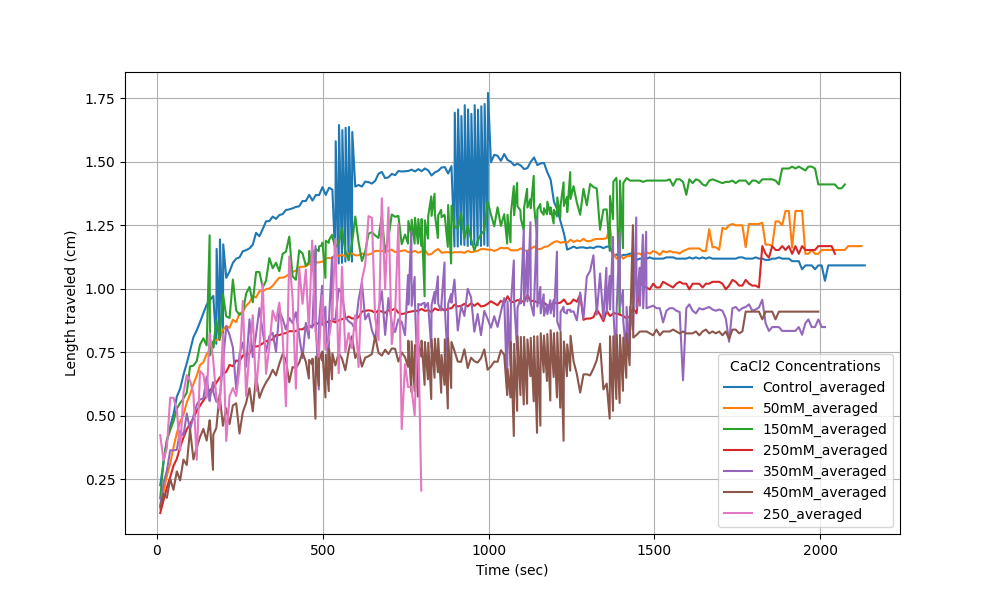
#> input picture Distance_time_All.png, 1000 x 600 px; its folder holds only this picture in this run
$ python -i LateralFlow_readout.py   (imports and definitions only)
#> lines starting #> are read from the running program, lines starting #| are printed output that depends on the picture
# Import necessary libraries
import cv2
import numpy as np
import csv
from pathlib import Path
import re
import os
from PyQt5.QtWidgets import QApplication, QFileDialog
import sys


# Define rotation function
def rotate_frame(frame, direction='anticlockwise'):
    if direction == 'clockwise':
        return cv2.rotate(frame, cv2.ROTATE_90_CLOCKWISE)
    elif direction == 'anticlockwise':
        return cv2.rotate(frame, cv2.ROTATE_90_COUNTERCLOCKWISE)
    elif direction == 'flip':
        return cv2.rotate(frame, cv2.ROTATE_180)
    else:
        raise ValueError("Direction must be 'clockwise', 'anticlockwise', or 'flip'")

# ────────────────────────────────────────────────
# VIDEO INPUT & FIRST FRAME FOR ROI SELECTION
# ────────────────────────────────────────────────
# [1 line that did not run here, left out]
# [2 lines not run here, left out]

# [6 lines that did not run here, left out]

# [4 lines not run here, left out]
# video_path = "C:/Users/rojan/Documents/FSU/LateralFlowExperiments/8Jan2026/IMG_0316.MOV"
#"C:/Users/rojan/Documents/FSU/LateralFlowExperiments/15Jan2026/IMG_2318.MOV"
#"C:/Users/rojan/Documents/FSU/LateralFlowExperiments/8Jan2026/IMG_0321.MOV"  # ← change this

# Create a Path object
# [1 line that did not run here, left out]
# Get folder name and original filename parts
# [1 line that did not run here, left out]
# Access the components and slice the last parts, then join them
# [1 line that did not run here, left out]
# the last number:
# [1 line that did not run here, left out]
#print(last_number) # Output: 0316

# [4 lines not run here, left out]

# Read first frame for ROI selection
target_frame_number = 0
# [1 line not run here, left out]
# [1 line that did not run here, left out]
# [3 lines not run here, left out]

# Rotate once — this orientation will be used for all processing
# [1 line that did not run here, left out]

# Reset capture to beginning for later processing
# [9 lines not run here, left out]

rois = []                    # list of assay ROIs: [(x,y,w,h), ...]

# 1. Select assay ROIs (viewing windows where blood moves)
num_assays = 2  # ← CHANGE THIS to match your experiment

# [27 lines not run here, left out]

# Global variables for mouse clicks
calibration_points = []
# [1 line that did not run here, left out]

# Draw existing assay ROIs on the drawing frame for context
# [4 lines not run here, left out]

# Mouse callback function to capture two points
def mouse_callback(event, x, y, flags, param):
    global calibration_points, drawing_frame
    if event == cv2.EVENT_LBUTTONDOWN:
        calibration_points.append((x, y))
        # Draw a small circle at the clicked point
        cv2.circle(drawing_frame, (x, y), 5, (0, 0, 255), -1)  # Red circle
        cv2.imshow("Calibrate Tape Scale", drawing_frame)

        if len(calibration_points) == 2:
            # Draw the line between the two points
            cv2.line(drawing_frame, calibration_points[0], calibration_points[1], (255, 0, 0), 2)  # Blue line
            cv2.imshow("Calibrate Tape Scale", drawing_frame)

# Create window and set mouse callback
# [41 lines not run here, left out]
# ────────────────────────────────────────────────
# VIDEO PROCESSING PARAMETERS
# ────────────────────────────────────────────────

# [1 line that did not run here, left out]
# [1 line that did not run here, left out]

blood_detection_threshold = 20           # red pixels needed to detect start
measurement_interval_seconds = 10.0        # measure every X seconds after blood appears
# [1 line that did not run here, left out]

# Threshold to detect black/empty frames (mean pixel intensity)
black_frame_threshold = 5.0  # Adjust if needed; if mean < this, consider black

start_frames = [None] * len(rois)
measurements = [[] for _ in range(len(rois))]

frame_num = 0

# [138 lines not run here, left out]

# ────────────────────────────────────────────────
# SAVE RESULTS
# ────────────────────────────────────────────────
Col_names=['Control_REST','50mM_REST','150mM_REST','250mM_REST','350mM_REST','450mM_REST',
           'Control_Exercise','50mM_Exercise','150mM_Exercise','250mM_Exercise','350mM_Exercise','450mM_Exercise']

# Define the folder name
# [1 line that did not run here, left out]
# [1 line that did not run here, left out]
#print(new_file_path) # Output: /data/reports/reports_Q1_sales.csv

# Create the directory
# os.makedirs creates directories recursively and doesn't raise an error if the directory already exists
# [26 lines not run here, left out]

>>> import cv2
>>> picture = cv2.imread('Distance_time_All.png')
#> picture is the input picture: shape (600, 1000, 3); mean B, G, R 240.8, 239.4, 240.8
>>> result = rotate_frame(picture)
#> in rotate_frame, `return cv2.rotate(frame, cv2.ROTATE_90_COUNTERCLOCKWISE)`:
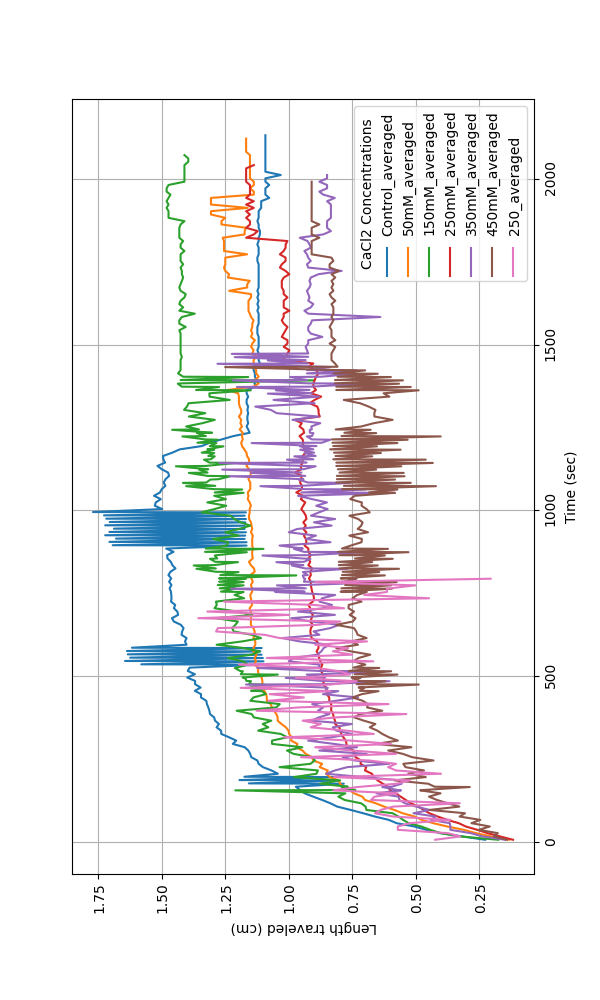
#> returned value: shape (1000, 600, 3); mean of channels 0, 1, 2 240.8, 239.4, 240.8; drawn as B, G, R

$ run again, on Heparin_all.png
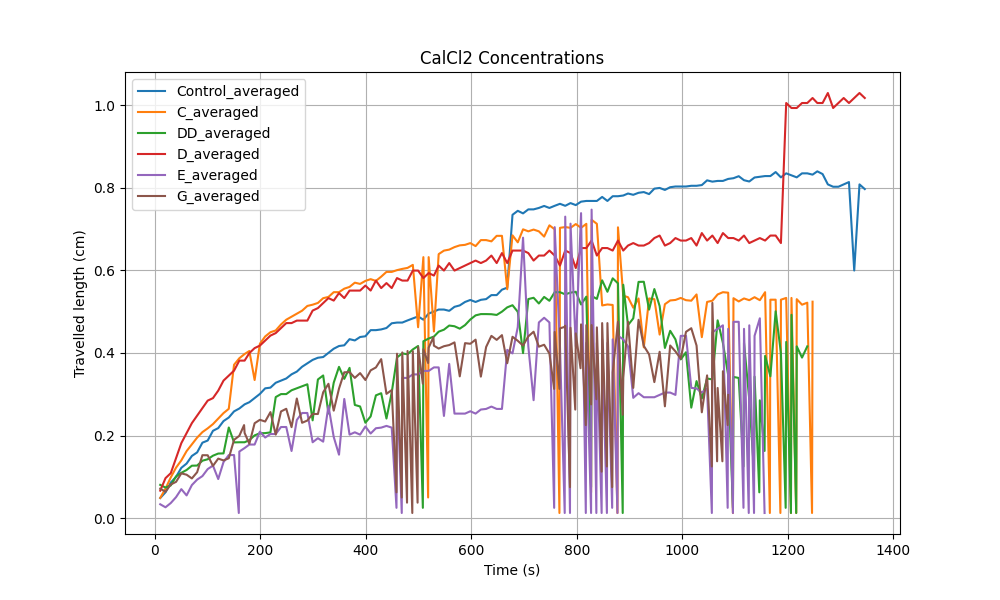
#> input picture Heparin_all.png, 1000 x 600 px
#> picture is the input picture: shape (600, 1000, 3); mean B, G, R 239.6, 240.5, 243.3
#> in rotate_frame, `return cv2.rotate(frame, cv2.ROTATE_90_COUNTERCLOCKWISE)`:
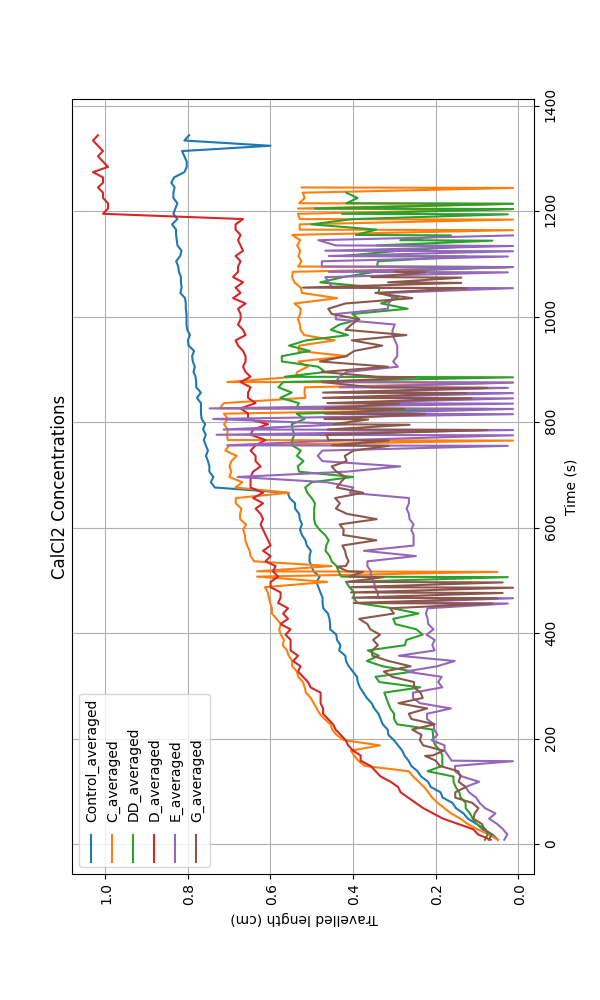
#> returned value: shape (1000, 600, 3); mean of channels 0, 1, 2 239.6, 240.5, 243.3; drawn as B, G, R

$ run again, on LengthVStime.png
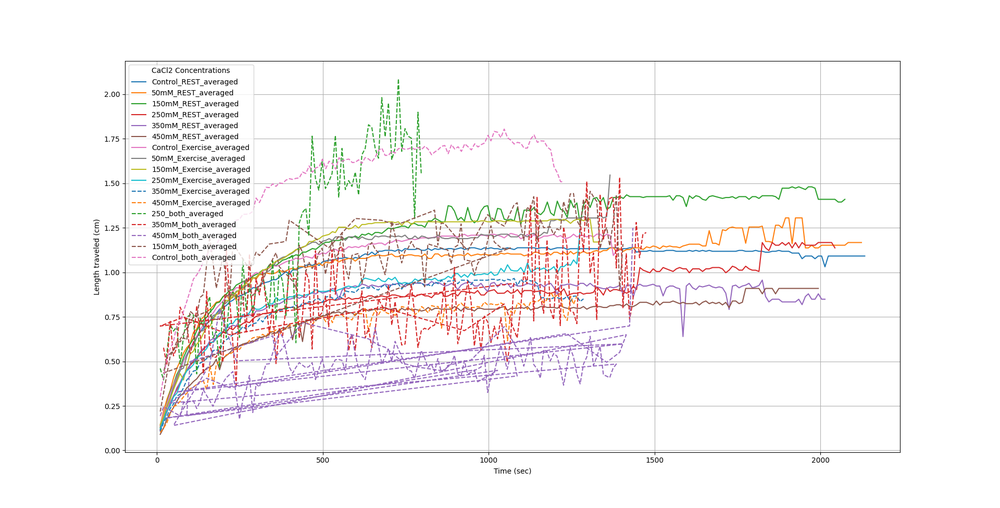
#> input picture LengthVStime.png, 1000 x 508 px, shrunk from 1920 x 975 before the run
#> picture is the input picture: shape (508, 1000, 3); mean B, G, R 244.9, 245, 247.2
#> in rotate_frame, `return cv2.rotate(frame, cv2.ROTATE_90_COUNTERCLOCKWISE)`:
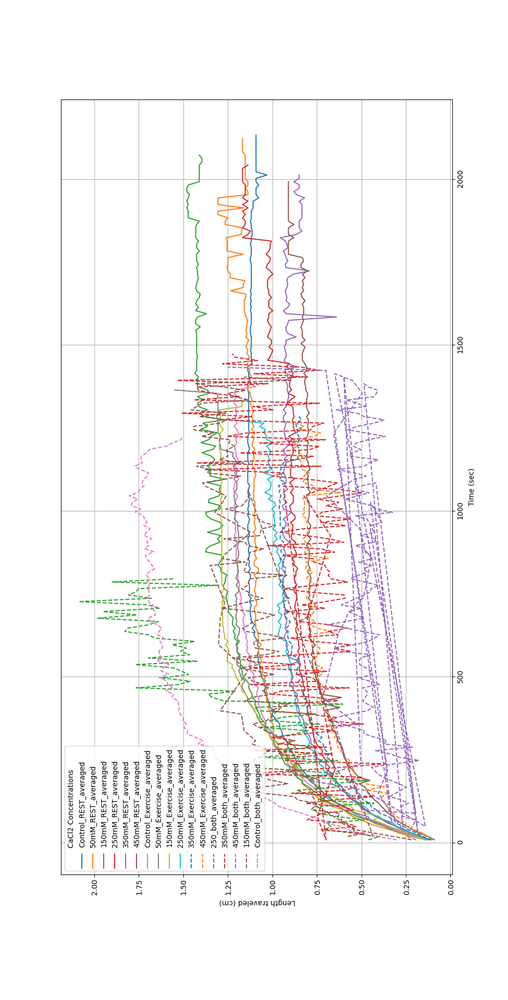
#> returned value: shape (1000, 508, 3); mean of channels 0, 1, 2 244.9, 245, 247.2; drawn as B, G, R

$ run again, on LengthVStime_removedBadfiles.png
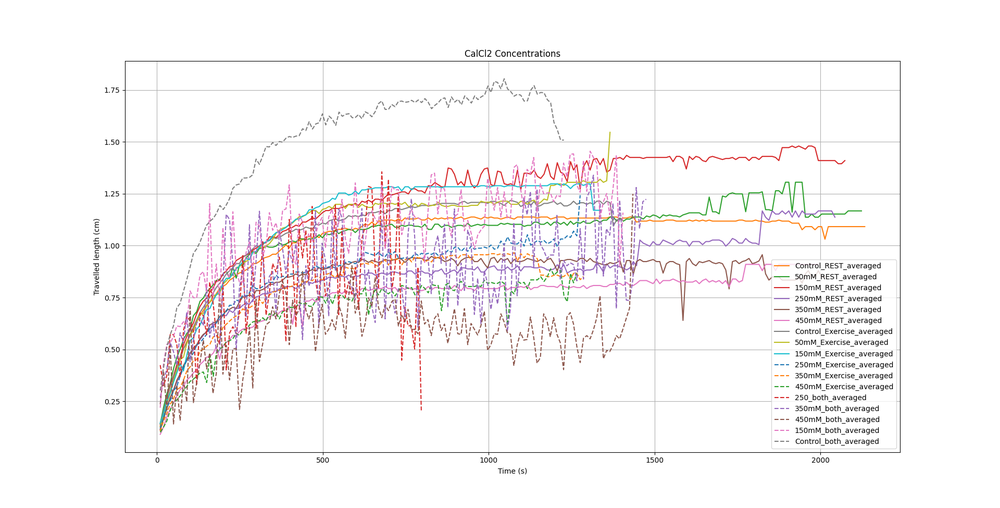
#> input picture LengthVStime_removedBadfiles.png, 1000 x 508 px, shrunk from 1920 x 975 before the run
#> picture is the input picture: shape (508, 1000, 3); mean B, G, R 246, 245.4, 247.9
#> in rotate_frame, `return cv2.rotate(frame, cv2.ROTATE_90_COUNTERCLOCKWISE)`:
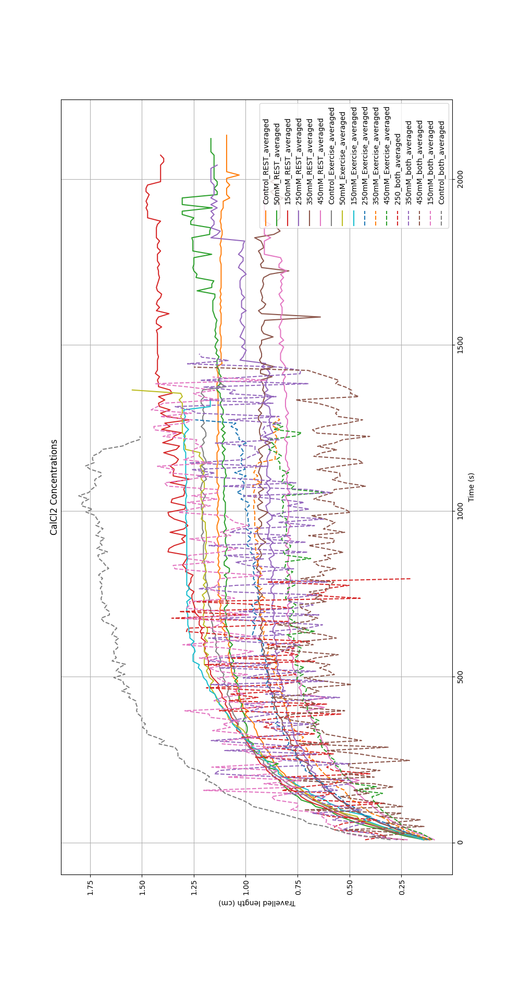
#> returned value: shape (1000, 508, 3); mean of channels 0, 1, 2 246, 245.4, 247.9; drawn as B, G, R
